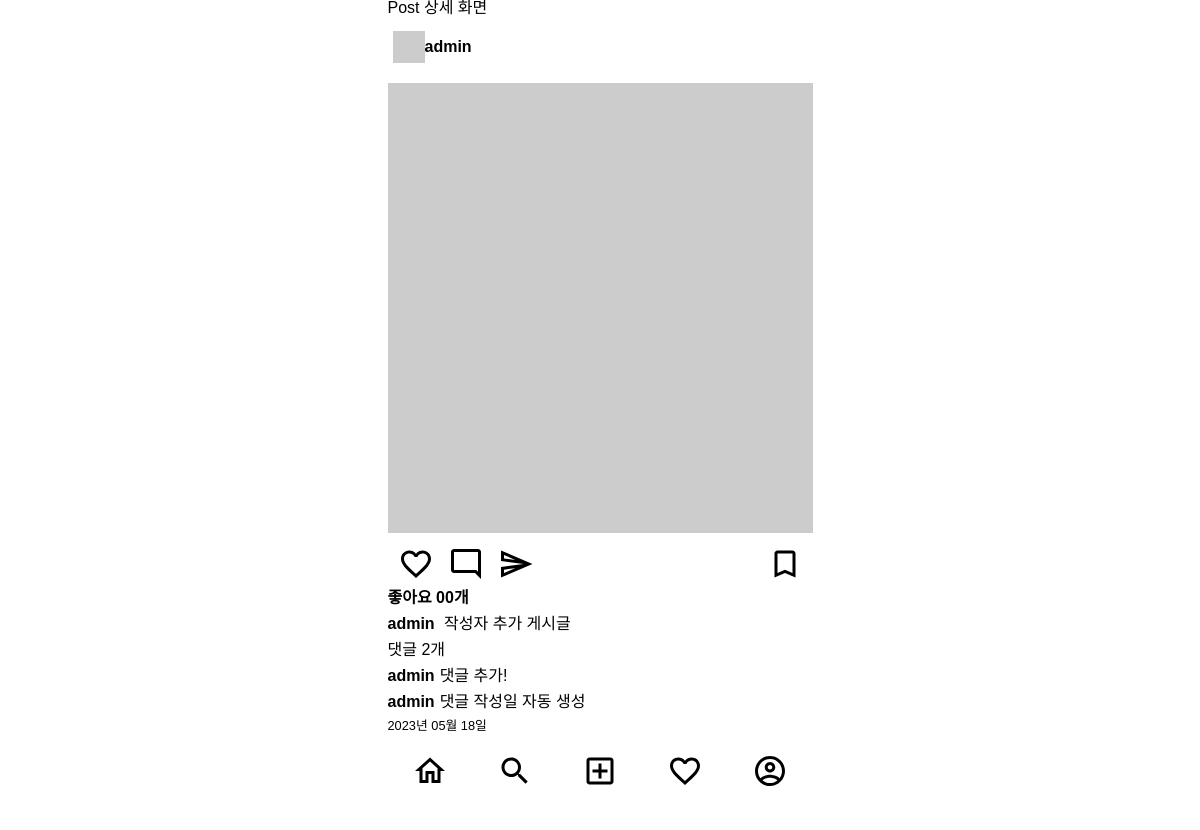
The page /posts/7/ on the database its author committed.
### posts/models.py (models this page shows)
class Post(models.Model):
    image = models.ImageField(verbose_name='이미지', null=True, blank=True)
    content = models.TextField(verbose_name='내용')
    created_at = models.DateTimeField(verbose_name='작성일', auto_now_add=True)
    view_count = models.IntegerField(verbose_name='조회수', default=0)
    writer = models.ForeignKey(to=User, on_delete=models.CASCADE, null=True, blank=True)

class Comment(models.Model):
    content = models.TextField(verbose_name='내용')
    create_at = models.DateTimeField(verbose_name='작성일', auto_now_add=True)
    post = models.ForeignKey(to='Post', on_delete=models.CASCADE)
    writer = models.ForeignKey(to=User, on_delete=models.CASCADE, null=True, blank=True)

### posts/views.py (the view)
# urls.py: path('<int:id>/', post_detail_view, name='post-detail'),
def post_detail_view(request, id):
    try:
        post = Post.objects.get(id=id)
    except Post.DoesNotExist:
        return redirect('index')
    context = {
        'post': post,
    }
    return render(request, 'posts/post_detail.html', context)

### templates/posts/post_detail.html (shortened to what this page needs)
{% extends 'base.html' %}
{% block content %}
<h1>Post 상세 화면</h1>
{% include 'mixin/posts/post_card.html' with detail=True %}
{% endblock %}

### templates/mixin/posts/post_card.html (shortened to what this page needs)
{% load static %}
<div class="card">
    <div class="card__header">
        <img src="http://via.placeholder.com/32x32" alt="프로필이미지">
        <a href="#">
            <span class="card__user-name">{{ post.writer }}</span>
        </a>
        </div>
    <div class="card__body">
        <div>
            {% if post.image %}
                <img class="card__image" src="{{ post.image.url }}" alt="">
            {% else %}
                <img class="card__image" src="http://via.placeholder.com/600x600" alt="">
            {% endif %}
            </div>
        <div class="card__btn-group">
            <div>
                <img class="card__btn" src="{% static 'icons/favorite_outlined_black_36dp.svg' %}" alt="좋아요">
                <img class="card__btn" src="{% static 'icons/mode_comment_outlined_black_36dp.svg' %}" alt="댓글">
                <img class="card__btn" src="{% static 'icons/send_outlined_black_36dp.svg' %}" alt="공유하기">
            </div>
            <div>
                <img class="card__btn" src="{% static 'icons/bookmark_outlined_black_36dp.svg' %}" alt="북마크">
            </div>
        </div>
        <div class="card__content">
            <span class="card__like-num">좋아요 00개</span>
            <div class="card__main-text">
                <p><span class="card__user-name">{{ post.writer }}</span>
                    {% if not detail %}
                        {{ post.content|truncatechars:35}}
                    {% else %}
                        {{ post.content}}
                    {% endif %}
                </p>
            </div>
            <div>
                <p>댓글 {{ post.comment_set.all.count }}개
                </p>
                <ul class="card__comment-group">
                    {% if not detail %}
                        {% for comment in post.comment_set.all|slice:":2" %}
                        <li>
                            <p><span class="card__user-name">{{ comment.writer }}</span>{{ comment.content }}</p>
                        </li>
                        {% endfor %}
                    {% else %}
                        {% for comment in post.comment_set.all %}
                        <li>
                            <p><span class="card__user-name">{{ comment.writer }}</span>{{ comment.content }}</p>
                        </li>
                        {% endfor %}
                    {% endif %}
                </ul>
                <p class="card__created-at">{{post.created_at|date:"Y년 m월 d일"}}</p>
            </div>
        </div>
    </div>
</div>

### static/css/index.css (style rules this page uses)
.container { display: flex; flex-direction: column; max-width: 425px; }
body { font-family: 'Noto Sans KR', sans-serif; margin: 0 auto 60px auto; }
.card__header { display: flex; align-items: center; margin: 15px 0; padding: 0 5px; }
.card__user-name { font-weight: bold; margin: 0 5px 0 0; }
.card__body { margin: 10px 0; }
.card__image { height: 450px; width: 100%; margin: 5px 0; object-fit: cover; }
.card__btn-group { display: flex; justify-content: space-between; margin: 5px 0; padding: 0 5px; }
.card__btn { margin: 0 5px; }
.card__like-num { font-weight: bold; }
.card__main-text { margin: 10px 0; }
.card__comment-group > li { margin: 10px 0; }
.card__created-at { font-weight: lighter; font-size: 0.8rem; }

### rows shown on the page
Post: writer "admin", content "작성자 추가 게시글", comment_set.all.count "2", created_at "2023년 05월 18일"
Comment: writer "admin", content "댓글 추가!"
Comment: writer "admin", content "댓글 작성일 자동 생성"
